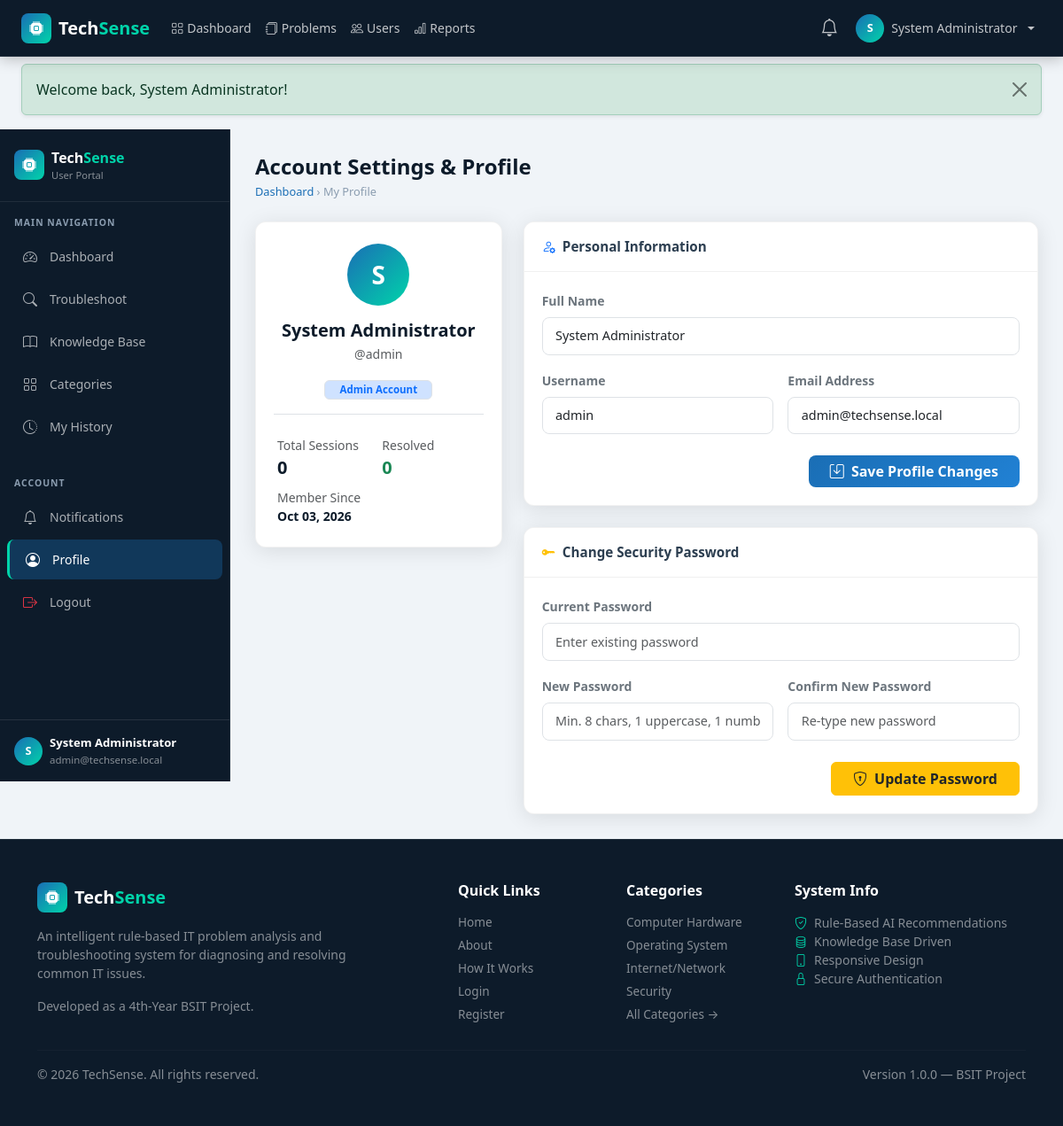
Screenshot of /user/profile.php (signed in) with the database file from the repository.
### tables this page shows
CREATE TABLE IF NOT EXISTS users (
    id INT AUTO_INCREMENT PRIMARY KEY,
    full_name VARCHAR(150) NOT NULL,
    email VARCHAR(150) NOT NULL UNIQUE,
    username VARCHAR(80) NOT NULL UNIQUE,
    password VARCHAR(255) NOT NULL,
    role ENUM('admin','user') DEFAULT 'user',
    status ENUM('active','disabled') DEFAULT 'active',
    created_at TIMESTAMP DEFAULT CURRENT_TIMESTAMP
);

### includes/functions.php (called while the page is built, shortened)
<?php
function e(string $str): string {
    return htmlspecialchars($str, ENT_QUOTES | ENT_SUBSTITUTE, 'UTF-8');
}
function formatDate(string $datetime, string $format = 'M d, Y h:i A'): string {
    try {
        $dt = new DateTime($datetime);
        return $dt->format($format);
    } catch (Exception $e) {
        return $datetime;
    }
}
function getFlash(): ?array {
    if (isset($_SESSION['flash'])) {
        $flash = $_SESSION['flash'];
        return $flash;
    }
    return null;
}

### includes/auth.php (called while the page is built, shortened)
<?php
function isLoggedIn(): bool
{
    return isset($_SESSION['user_id']) && !empty($_SESSION['user_id']);
}
function isAdmin(): bool
{
    return isLoggedIn() && $_SESSION['user_role'] === 'admin';
}
function currentUser(): array
{
    return [
        'id' => $_SESSION['user_id'] ?? 0,
        'username' => $_SESSION['username'] ?? '',
        'full_name' => $_SESSION['full_name'] ?? '',
        'email' => $_SESSION['email'] ?? '',
        'role' => $_SESSION['user_role'] ?? 'user',
    ];
}

### user/profile.php (the view, shortened to what this page needs)
<?php
require_once __DIR__ . '/../config/db.php';
require_once __DIR__ . '/../includes/auth.php';
require_once __DIR__ . '/../includes/functions.php';
$userId = (int)$_SESSION['user_id'];
$userStmt = $pdo->prepare("SELECT * FROM users WHERE id = ?");
$userStmt->execute([$userId]);
$userData = $userStmt->fetch();
$sessCount = (int)$pdo->query("SELECT COUNT(*) FROM troubleshooting_sessions WHERE user_id = $userId")->fetchColumn();
$resCount  = (int)$pdo->query("SELECT COUNT(*) FROM troubleshooting_sessions WHERE user_id = $userId AND result = 'resolved'")->fetchColumn();
require_once __DIR__ . '/../includes/header.php';
?>
<div class="ts-layout">
  <?php require_once __DIR__ . '/../includes/user-sidebar.php'; ?>
  <main class="ts-content">
    <div class="ts-page-header">
      <h1>Account Settings &amp; Profile</h1>
      <div class="ts-breadcrumb">
        <a href="<?= BASE_URL ?>/user/dashboard.php">Dashboard</a> &rsaquo;
        <span>My Profile</span>
      </div>
    </div>
    <div class="row g-4">
      <div class="col-lg-4">
        <div class="ts-card text-center p-4">
          <div class="ts-avatar mx-auto mb-3" style="width: 70px; height: 70px; font-size: 1.75rem;">
            <?= strtoupper(substr($userData['full_name'], 0, 1)) ?>
          </div>
          <h5 class="fw-bold text-navy mb-1"><?= e($userData['full_name']) ?></h5>
          <p class="text-muted small mb-3">@<?= e($userData['username']) ?></p>
          <span class="badge bg-primary-subtle text-primary border px-3 py-1 mb-4">
            <?= ucfirst($userData['role']) ?> Account
          </span>
          <div class="row g-2 text-start border-top pt-3">
            <div class="col-6">
              <div class="text-muted small">Total Sessions</div>
              <div class="fw-bold fs-5 text-navy"><?= $sessCount ?></div>
            </div>
            <div class="col-6">
              <div class="text-muted small">Resolved</div>
              <div class="fw-bold fs-5 text-success"><?= $resCount ?></div>
            </div>
            <div class="col-12 mt-2">
              <div class="text-muted small">Member Since</div>
              <div class="small fw-semibold text-navy"><?= formatDate($userData['created_at'], 'M d, Y') ?></div>
            </div>
          </div>
        </div>
      </div>
      <div class="col-lg-8">
        <div class="ts-card mb-4">
          <div class="ts-card-header">
            <i class="bi bi-person-gear text-primary"></i>
            <span>Personal Information</span>
          </div>
          <div class="ts-card-body">
            <form method="POST" action="<?= BASE_URL ?>/user/profile.php">
              <div class="mb-3">
                <label class="form-label small fw-semibold text-secondary">Full Name</label>
                <input type="text" name="full_name" class="form-control ts-form-control" value="<?= e($userData['full_name']) ?>" required>
              </div>
              <div class="row g-3 mb-3">
                <div class="col-sm-6">
                  <label class="form-label small fw-semibold text-secondary">Username</label>
                  <input type="text" name="username" class="form-control ts-form-control" value="<?= e($userData['username']) ?>" required>
                </div>
                <div class="col-sm-6">
                  <label class="form-label small fw-semibold text-secondary">Email Address</label>
                  <input type="email" name="email" class="form-control ts-form-control" value="<?= e($userData['email']) ?>" required>
                </div>
              </div>
              <div class="text-end pt-2">
                <button type="submit" class="btn btn-ts-primary px-4">
                  <i class="bi bi-save me-1"></i> Save Profile Changes
                </button>
              </div>
            </form>
          </div>
        </div>
        <div class="ts-card">
          <div class="ts-card-header">
            <i class="bi bi-key-fill text-warning"></i>
            <span>Change Security Password</span>
          </div>
          <div class="ts-card-body">
            <form method="POST" action="<?= BASE_URL ?>/user/profile.php">
              <div class="mb-3">
                <label class="form-label small fw-semibold text-secondary">Current Password</label>
                <input type="password" name="current_password" class="form-control ts-form-control" placeholder="Enter existing password" required>
              </div>
              <div class="row g-3 mb-3">
                <div class="col-sm-6">
                  <label class="form-label small fw-semibold text-secondary">New Password</label>
                  <input type="password" name="new_password" class="form-control ts-form-control" placeholder="Min. 8 chars, 1 uppercase, 1 number" required>
                </div>
                <div class="col-sm-6">
                  <label class="form-label small fw-semibold text-secondary">Confirm New Password</label>
                  <input type="password" name="confirm_password" class="form-control ts-form-control" placeholder="Re-type new password" required>
                </div>
              </div>
              <div class="text-end pt-2">
                <button type="submit" class="btn btn-warning px-4 text-dark fw-semibold">
                  <i class="bi bi-shield-lock me-1"></i> Update Password
                </button>
              </div>
            </form>
          </div>
        </div>
      </div>
    </div>
  </main>
</div>
<?php require_once __DIR__ . '/../includes/footer.php'; ?>

### includes/header.php (shortened to what this page needs)
<?php
require_once __DIR__ . '/auth.php';
require_once __DIR__ . '/functions.php';
$bodyClass  = $bodyClass  ?? '';
$isLoggedIn = isLoggedIn();
$isAdminU   = isAdmin();
$curUser    = $isLoggedIn ? currentUser() : [];
$flash      = getFlash();
?>
<!DOCTYPE html>
<html lang="en">
<head>
<link rel="stylesheet" href="https://cdn.jsdelivr.net/npm/bootstrap@5.3.3/dist/css/bootstrap.min.css" />
<link rel="stylesheet" href="https://cdn.jsdelivr.net/npm/bootstrap-icons@1.11.3/font/bootstrap-icons.min.css" />
<link rel="stylesheet" href="<?= BASE_URL ?>/assets/css/style.css" />
</head>
<body class="<?= e($bodyClass) ?>">
<nav class="navbar navbar-expand-lg navbar-dark ts-navbar" id="mainNavbar">
  <div class="container-fluid px-4">
    <a class="navbar-brand d-flex align-items-center gap-2" href="<?= BASE_URL ?>/">
      <span class="ts-logo-icon"><i class="bi bi-cpu-fill"></i></span>
      <span class="fw-bold">Tech<span class="text-ts-accent">Sense</span></span>
    </a>
    <div class="collapse navbar-collapse" id="navbarContent">
      <?php if ($isLoggedIn && !$isAdminU): ?>
      <ul class="navbar-nav me-auto">
        <li class="nav-item"><a class="nav-link" href="<?= BASE_URL ?>/user/dashboard.php"><i class="bi bi-speedometer2 me-1"></i>Dashboard</a></li>
        <li class="nav-item"><a class="nav-link" href="<?= BASE_URL ?>/user/troubleshoot.php"><i class="bi bi-search me-1"></i>Troubleshoot</a></li>
        <li class="nav-item"><a class="nav-link" href="<?= BASE_URL ?>/user/knowledge-base.php"><i class="bi bi-book me-1"></i>Knowledge Base</a></li>
        <li class="nav-item"><a class="nav-link" href="<?= BASE_URL ?>/user/history.php"><i class="bi bi-clock-history me-1"></i>History</a></li>
      </ul>
      <?php elseif ($isLoggedIn && $isAdminU): ?>
      <ul class="navbar-nav me-auto">
        <li class="nav-item"><a class="nav-link" href="<?= BASE_URL ?>/admin/dashboard.php"><i class="bi bi-grid me-1"></i>Dashboard</a></li>
        <li class="nav-item"><a class="nav-link" href="<?= BASE_URL ?>/admin/problems.php"><i class="bi bi-journals me-1"></i>Problems</a></li>
        <li class="nav-item"><a class="nav-link" href="<?= BASE_URL ?>/admin/users.php"><i class="bi bi-people me-1"></i>Users</a></li>
        <li class="nav-item"><a class="nav-link" href="<?= BASE_URL ?>/admin/reports.php"><i class="bi bi-bar-chart me-1"></i>Reports</a></li>
      </ul>
      <?php endif; ?>
      <ul class="navbar-nav ms-auto align-items-center gap-1">
        <?php if ($isLoggedIn): ?>
          <li class="nav-item">
            <a class="nav-link position-relative" href="<?= BASE_URL ?>/<?= $isAdminU ? 'admin' : 'user' ?>/notifications.php" title="Notifications">
              <i class="bi bi-bell fs-5"></i>
            </a>
          </li>
          <li class="nav-item dropdown">
            <a class="nav-link dropdown-toggle d-flex align-items-center gap-2" href="#" data-bs-toggle="dropdown">
              <span class="ts-avatar"><?= strtoupper(substr($curUser['full_name'], 0, 1)) ?></span>
              <span class="d-none d-md-inline"><?= e($curUser['full_name']) ?></span>
            </a>
          </li>
        <?php else: ?>
          <li class="nav-item"><a class="nav-link" href="<?= BASE_URL ?>/login.php">Login</a></li>
          <li class="nav-item"><a class="btn btn-ts-primary btn-sm px-3" href="<?= BASE_URL ?>/register.php">Register</a></li>
        <?php endif; ?>
      </ul>
    </div>
  </div>
</nav>
<?php if ($flash): ?>
<div class="container-fluid px-4 pt-2">
  <div class="alert alert-<?= e($flash['type']) ?> alert-dismissible fade show shadow-sm" role="alert">
    <?= e($flash['message']) ?>
    <button type="button" class="btn-close" data-bs-dismiss="alert"></button>
  </div>
</div>
<?php endif; ?>

### includes/user-sidebar.php (shortened to what this page needs)
<?php
$currentScript = basename($_SERVER['PHP_SELF']);
?>
<aside class="ts-sidebar" id="userSidebar">
  <div class="ts-sidebar-header">
    <div class="d-flex align-items-center gap-2">
      <span class="ts-logo-icon"><i class="bi bi-cpu-fill"></i></span>
      <div>
        <div class="fw-bold text-white fs-6">Tech<span class="text-ts-accent">Sense</span></div>
        <div class="text-white-50" style="font-size: 0.7rem;">User Portal</div>
      </div>
    </div>
  </div>
  <div class="ts-sidebar-label">MAIN NAVIGATION</div>
  <nav class="nav flex-column mb-3">
    <a href="<?= BASE_URL ?>/user/dashboard.php" class="ts-nav-link <?= $currentScript === 'dashboard.php' ? 'active' : '' ?>">
      <i class="bi bi-speedometer2"></i> <span>Dashboard</span>
    </a>
    <a href="<?= BASE_URL ?>/user/troubleshoot.php" class="ts-nav-link <?= in_array($currentScript, ['troubleshoot.php', 'analysis.php', 'guide.php']) ? 'active' : '' ?>">
      <i class="bi bi-search"></i> <span>Troubleshoot</span>
    </a>
    <a href="<?= BASE_URL ?>/user/knowledge-base.php" class="ts-nav-link <?= $currentScript === 'knowledge-base.php' ? 'active' : '' ?>">
      <i class="bi bi-book"></i> <span>Knowledge Base</span>
    </a>
    <a href="<?= BASE_URL ?>/user/categories.php" class="ts-nav-link <?= $currentScript === 'categories.php' ? 'active' : '' ?>">
      <i class="bi bi-grid"></i> <span>Categories</span>
    </a>
    <a href="<?= BASE_URL ?>/user/history.php" class="ts-nav-link <?= in_array($currentScript, ['history.php', 'history-detail.php']) ? 'active' : '' ?>">
      <i class="bi bi-clock-history"></i> <span>My History</span>
    </a>
  </nav>
  <div class="ts-sidebar-label">ACCOUNT</div>
  <nav class="nav flex-column mb-auto">
    <a href="<?= BASE_URL ?>/user/notifications.php" class="ts-nav-link <?= $currentScript === 'notifications.php' ? 'active' : '' ?>">
      <i class="bi bi-bell"></i> <span>Notifications</span>
    </a>
    <a href="<?= BASE_URL ?>/user/profile.php" class="ts-nav-link <?= $currentScript === 'profile.php' ? 'active' : '' ?>">
      <i class="bi bi-person-circle"></i> <span>Profile</span>
    </a>
    <a href="<?= BASE_URL ?>/logout.php" class="ts-nav-link text-danger">
      <i class="bi bi-box-arrow-right text-danger"></i> <span>Logout</span>
    </a>
  </nav>
  <div class="p-3 border-top border-white-10 text-white-50 small mt-auto">
    <div class="d-flex align-items-center gap-2">
      <div class="ts-avatar"><?= strtoupper(substr($curUser['full_name'] ?? 'U', 0, 1)) ?></div>
      <div class="overflow-hidden">
        <div class="text-white text-truncate fw-semibold" style="font-size: 0.82rem;"><?= e($curUser['full_name'] ?? 'User') ?></div>
        <div class="text-white-50 text-truncate" style="font-size: 0.72rem;"><?= e($curUser['email'] ?? '') ?></div>
      </div>
    </div>
  </div>
</aside>

### rows the page displays
users: full_name "S", full_name "System Administrator", email "admin@techsense.local", username "admin", role "Admin", created_at "Oct 03, 2026"

### other values shown
$flash['message'] "Welcome back, System Administrator!"
$sessCount "0"
$resCount "0"
